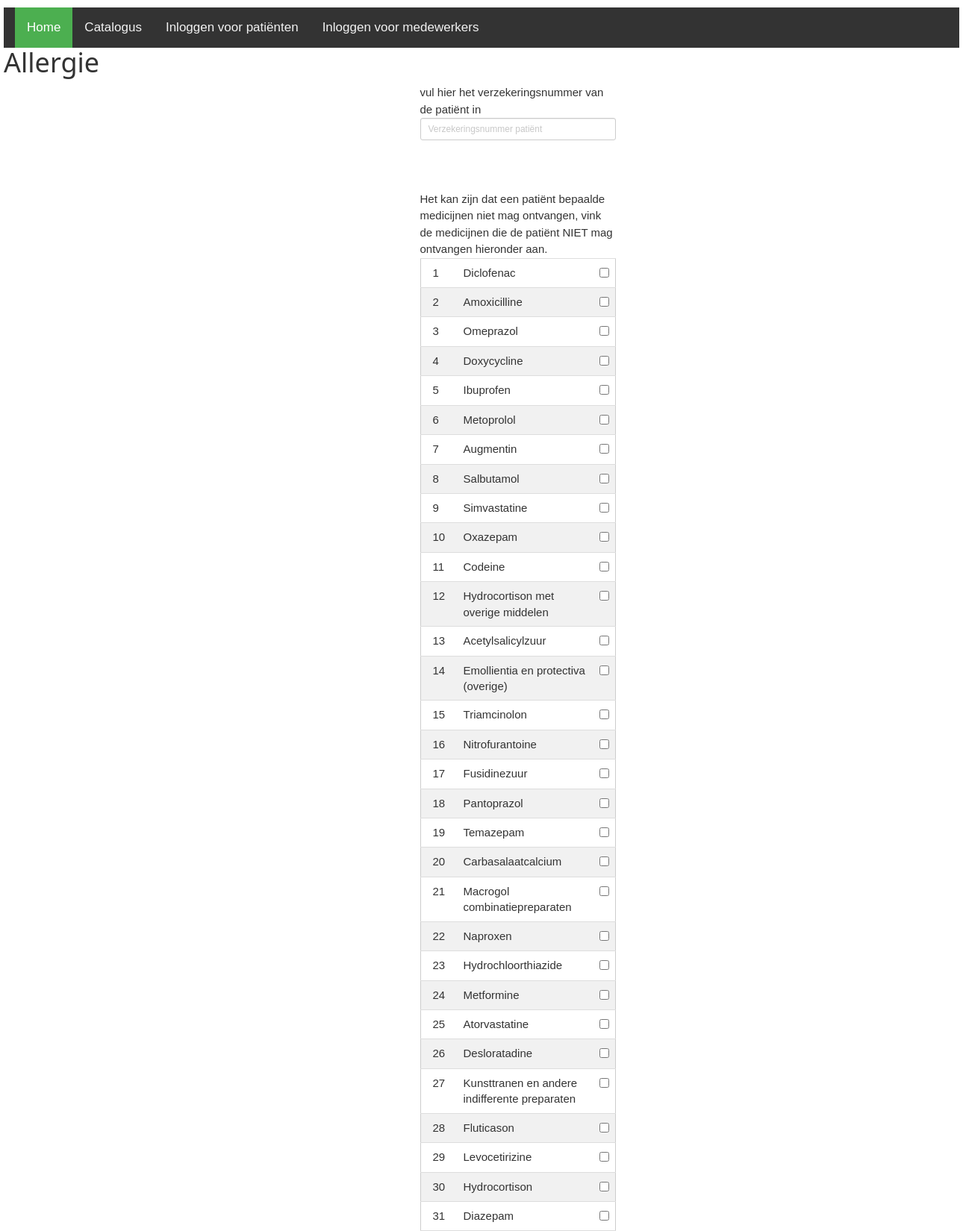
The page /patientallergie.php (upper part) on the database its author committed.
### tables this page shows
CREATE TABLE `medicijn` (
  `id` int(11) NOT NULL,
  `naam` varchar(100) NOT NULL,
  `omschrijving` varchar(250) DEFAULT NULL
);

### patientallergie.php (the view, shortened to what this page needs)
<!DOCTYPE HTML>
<html>
<head>
  <link rel="stylesheet" href="font-awesome-4.7.0/css/font-awesome.min.css">
  <link rel="stylesheet" href="css/bootstrap.min.css">
  <link rel="stylesheet" href="css/style.css" rel="stylesheet">
  <link rel="stylesheet" href="css/w3.css">
</head>
<body>
  <div id="container">
    <?php include 'navbar.php';?>
        <div id="Content">
          <h1>Allergie</h1>
        </div>
        <div class="container">
    <div class="row">
        <div class="col-md-offset-5 col-md-3">
            <form id="allergie" action="allergie.php" method="post" class="form">
              vul hier het verzekeringsnummer van de patiënt in
            <input type="text" name="verzekeringsnummer" id="verzekeringsnummer" class="form-control input-sm" placeholder="Verzekeringsnummer patiënt" />
            Het kan zijn dat een patiënt bepaalde medicijnen niet mag ontvangen, vink de medicijnen die de patiënt NIET mag ontvangen hieronder aan.
            <table class="table w3-table-all">
            <?php
            include("db_connect.php");
            $query = "SELECT * FROM medicijn";
            $result = mysqli_query($conn,$query);
            $record = mysqli_fetch_all($result, MYSQLI_ASSOC);
            for ($i=0; $i < sizeof($record); $i++)
            {
               echo"
               <tr>
               <td>".$record[$i]["id"]."</td>
               <td>".$record[$i]["naam"]."</td>
               <td><input type='checkbox' name='allergie[]' value='".$record[$i]["id"]."'></td>
               </tr>";
             }
             ?>
             </table>
             <br><br>
            </form>
            </div>
        </div>
    </div>
</div>
    <?php include 'footer.php';?>
</body>
</html>

### css/style.css (style rules this page uses)
body { margin: 0; padding: 0; height: 100%; !important }
html { margin: 0; padding: 0; height: 100%; }
#container { width: 1280px; min-height: 100%; height: 100%; position: relative; margin: 0 auto; }

### css/w3.css (style rules this page uses)
*,*:before,*:after { box-sizing:inherit }
html { -ms-text-size-adjust:100%;-webkit-text-size-adjust:100% }
body { margin:0 }
button,input,select,textarea { font:inherit;margin:0 }
button,input { overflow:visible }
[type=checkbox],[type=radio] { padding:0 }
html,body { font-family:Verdana,sans-serif;font-size:15px;line-height:1.5 }
html { overflow-x:hidden }
h1,h2,h3,h4,h5,h6,.w3-slim,.w3-wide { font-family:"Segoe UI",Arial,sans-serif }
h1 { font-size:36px }
h1,h2,h3,h4,h5,h6 { font-weight:400;margin:10px 0 }
.w3-table,.w3-table-all { border-collapse:collapse;border-spacing:0;width:100%;display:table }
.w3-table-all { border:1px solid #ccc }
.w3-bordered tr,.w3-table-all tr { border-bottom:1px solid #ddd }
.w3-table-all tr:nth-child(odd) { background-color:#fff }
.w3-table-all tr:nth-child(even) { background-color:#f1f1f1 }
.w3-table td,.w3-table th,.w3-table-all td,.w3-table-all th { padding:8px 8px;display:table-cell;text-align:left;vertical-align:top }
.w3-table th:first-child,.w3-table td:first-child,.w3-table-all th:first-child,.w3-table-all td:first-child { padding-left:16px }

### navbar.php (style rules this page uses)
body { margin:0; }

### rows shown on the page
medicijn: id "1", naam "Diclofenac"
medicijn: id "2", naam "Amoxicilline"
medicijn: id "3", naam "Omeprazol"
medicijn: id "4", naam "Doxycycline"
medicijn: id "5", naam "Ibuprofen"
medicijn: id "6", naam "Metoprolol"
medicijn: id "7", naam "Augmentin"
medicijn: id "8", naam "Salbutamol"
medicijn: id "9", naam "Simvastatine"
medicijn: id "10", naam "Oxazepam"
medicijn: id "11", naam "Codeine"
medicijn: id "12", naam "Hydrocortison met overige middelen"
medicijn: id "13", naam "Acetylsalicylzuur"
medicijn: id "14", naam "Emollientia en protectiva (overige)"
medicijn: id "15", naam "Triamcinolon"
medicijn: id "16", naam "Nitrofurantoine"
medicijn: id "17", naam "Fusidinezuur"
medicijn: id "18", naam "Pantoprazol"
medicijn: id "19", naam "Temazepam"
medicijn: id "20", naam "Carbasalaatcalcium"
medicijn: id "21", naam "Macrogol combinatiepreparaten"
medicijn: id "22", naam "Naproxen"
medicijn: id "23", naam "Hydrochloorthiazide"
medicijn: id "24", naam "Metformine"
medicijn: id "25", naam "Atorvastatine"
medicijn: id "26", naam "Desloratadine"
medicijn: id "27", naam "Kunsttranen en andere indifferente preparaten"
medicijn: id "28", naam "Fluticason"
medicijn: id "29", naam "Levocetirizine"
medicijn: id "30", naam "Hydrocortison"
medicijn: id "31", naam "Diazepam"
